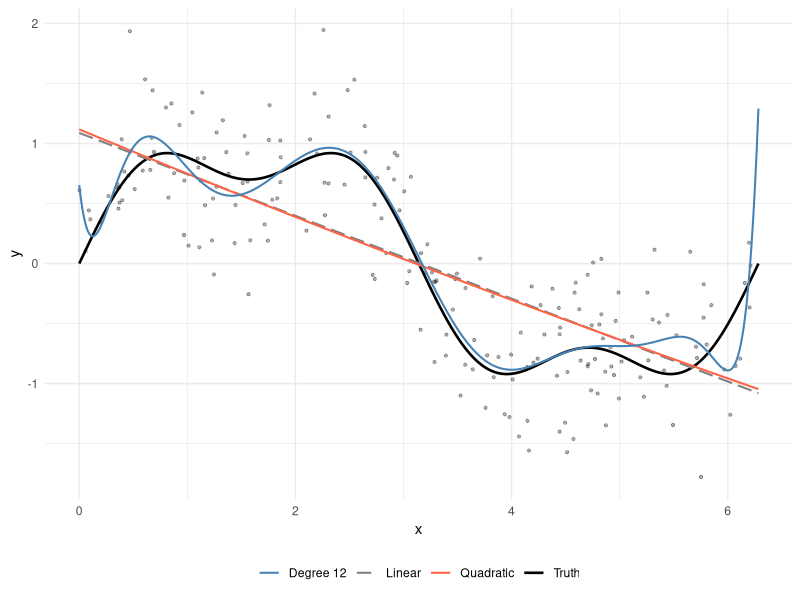
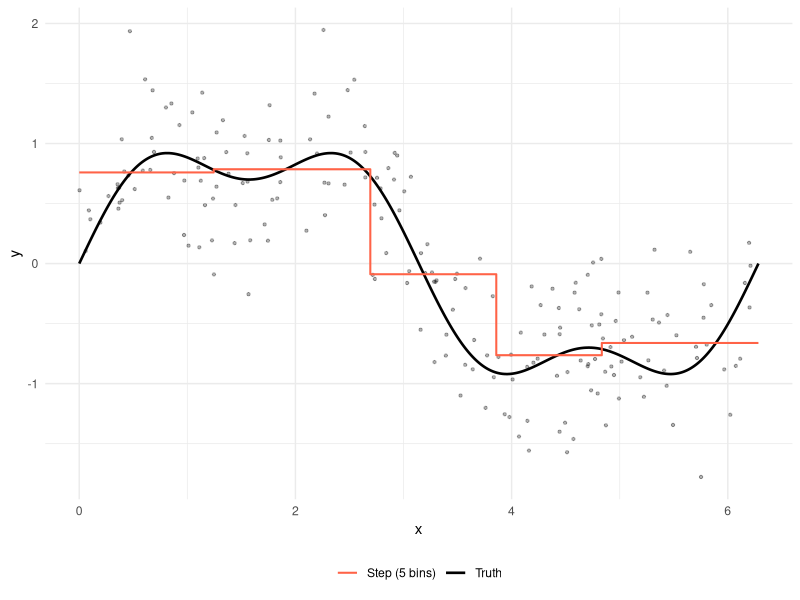
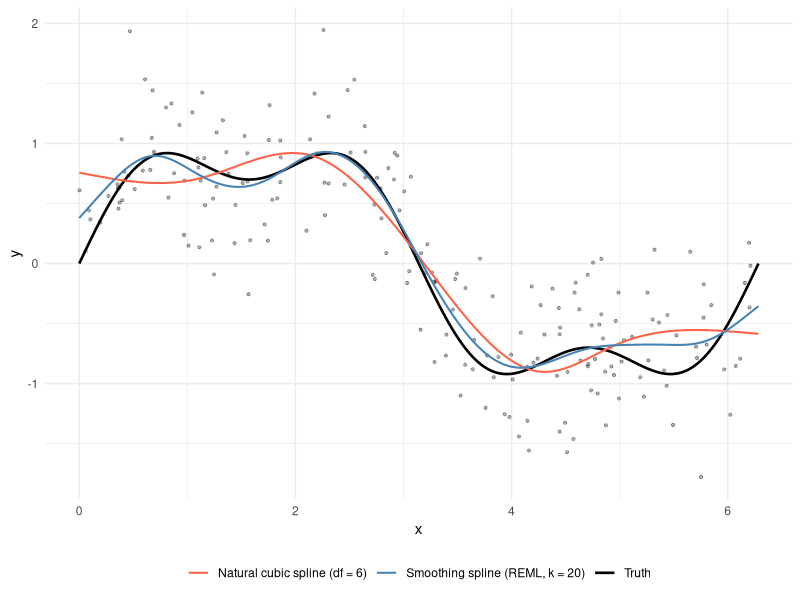
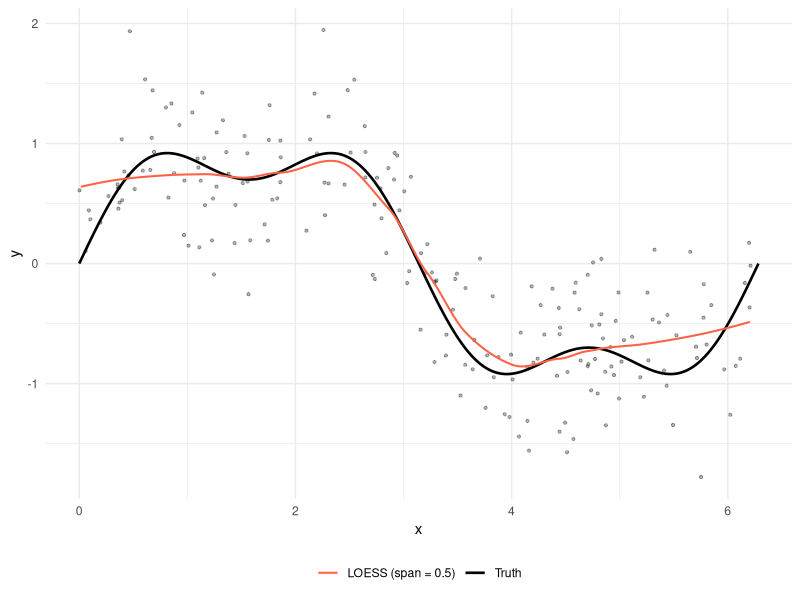

These charts were generated, in order, by the following R code:
## ---- chunk 1
#| label: method-comparison-setup
#| include: false
set.seed(204)
library(ggplot2)

n <- 200
x_lim <- c(0, 2 * pi)
truth <- function(x) sin(x) + 0.3 * sin(3 * x)
demo_data <- data.frame(
  x = runif(n, x_lim[1], x_lim[2])
)
demo_data$y <- truth(demo_data$x) + rnorm(n, sd = 0.4)

grid <- data.frame(x = seq(x_lim[1], x_lim[2], length.out = 400))
grid$truth <- truth(grid$x)

predict_with <- function(model) {
  predict(model, newdata = grid)
}

theme_set(theme_minimal())
## ---- chunk 2
#| label: method-comparison-data-fits
#| include: false
# Fit each method on the same demo_data; predictions on `grid` for
# overlay. Comments on each fit explain the design choice.

# (1) Linear baseline.
fit_lin <- lm(y ~ x, data = demo_data)
grid$linear <- predict_with(fit_lin)

# (2) Quadratic polynomial.
fit_poly2 <- lm(y ~ poly(x, 2), data = demo_data)
grid$poly2 <- predict_with(fit_poly2)

# (3) Degree-12 polynomial --- deliberately high degree to surface
# Runge-style boundary swinging.
fit_poly12 <- lm(y ~ poly(x, 12), data = demo_data)
grid$poly12 <- predict_with(fit_poly12)

# (4) Step function with 5 bins on equal-quantile cuts. Pin the
# outer breakpoints to x_lim so the grid endpoints don't fall
# outside breaks[1] / breaks[length(breaks)] --- otherwise cut()
# returns NA at the boundaries, leaving the step line truncated.
breaks <- quantile(demo_data$x, probs = seq(0, 1, length.out = 6))
breaks[c(1L, length(breaks))] <- x_lim
demo_data$bin <- cut(demo_data$x, breaks = breaks,
                     include.lowest = TRUE)
grid$bin <- cut(grid$x, breaks = breaks, include.lowest = TRUE)
fit_step <- lm(y ~ bin, data = demo_data)
grid$step <- predict_with(fit_step)

# (5) Natural cubic spline, 6 df (knots at internal quantiles).
fit_ns <- lm(y ~ splines::ns(x, df = 6), data = demo_data)
grid$ns <- predict_with(fit_ns)

# (6) Smoothing spline via mgcv::gam, REML smoothness selection.
fit_gam <- mgcv::gam(
  y ~ s(x, bs = "tp", k = 20),
  data = demo_data,
  method = "REML"
)
grid$gam <- predict_with(fit_gam)

# (7) LOESS, default span.
fit_loess <- loess(y ~ x, data = demo_data, span = 0.5)
grid$loess <- predict_with(fit_loess)
## ---- chunk 3
#| label: method-comparison-poly-plot
#| code-fold: true
ggplot(grid, aes(x = x)) +
  geom_point(
    data = demo_data, aes(y = y),
    alpha = 0.3, size = 0.8
  ) +
  geom_line(aes(y = truth, color = "Truth"), linewidth = 0.9) +
  geom_line(aes(y = linear, color = "Linear"),
            linewidth = 0.7, linetype = "longdash") +
  geom_line(aes(y = poly2, color = "Quadratic"), linewidth = 0.7) +
  geom_line(aes(y = poly12, color = "Degree 12"),
            linewidth = 0.7) +
  scale_color_manual(
    name = NULL,
    values = c("Truth" = "black", "Linear" = "grey50",
               "Quadratic" = "tomato", "Degree 12" = "steelblue")
  ) +
  labs(x = "x", y = "y") +
  theme(legend.position = "bottom")
## ---- chunk 4
#| label: method-comparison-step-plot
#| code-fold: true
ggplot(grid, aes(x = x)) +
  geom_point(
    data = demo_data, aes(y = y),
    alpha = 0.3, size = 0.8
  ) +
  geom_line(aes(y = truth, color = "Truth"), linewidth = 0.9) +
  geom_step(aes(y = step, color = "Step (5 bins)"),
            linewidth = 0.7) +
  scale_color_manual(
    name = NULL,
    values = c("Truth" = "black", "Step (5 bins)" = "tomato")
  ) +
  labs(x = "x", y = "y") +
  theme(legend.position = "bottom")
## ---- chunk 5
#| label: method-comparison-splines-plot
#| code-fold: true
ggplot(grid, aes(x = x)) +
  geom_point(
    data = demo_data, aes(y = y),
    alpha = 0.3, size = 0.8
  ) +
  geom_line(aes(y = truth, color = "Truth"), linewidth = 0.9) +
  geom_line(
    aes(y = ns, color = "Natural cubic spline (df = 6)"),
    linewidth = 0.7
  ) +
  geom_line(
    aes(y = gam, color = "Smoothing spline (REML, k = 20)"),
    linewidth = 0.7
  ) +
  scale_color_manual(
    name = NULL,
    values = c(
      "Truth" = "black",
      "Natural cubic spline (df = 6)" = "tomato",
      "Smoothing spline (REML, k = 20)" = "steelblue"
    )
  ) +
  labs(x = "x", y = "y") +
  theme(legend.position = "bottom")
## ---- chunk 6
#| label: method-comparison-loess-plot
#| code-fold: true
ggplot(grid, aes(x = x)) +
  geom_point(
    data = demo_data, aes(y = y),
    alpha = 0.3, size = 0.8
  ) +
  geom_line(aes(y = truth, color = "Truth"), linewidth = 0.9) +
  geom_line(aes(y = loess, color = "LOESS (span = 0.5)"),
            linewidth = 0.7) +
  scale_color_manual(
    name = NULL,
    values = c("Truth" = "black", "LOESS (span = 0.5)" = "tomato")
  ) +
  labs(x = "x", y = "y") +
  theme(legend.position = "bottom")
